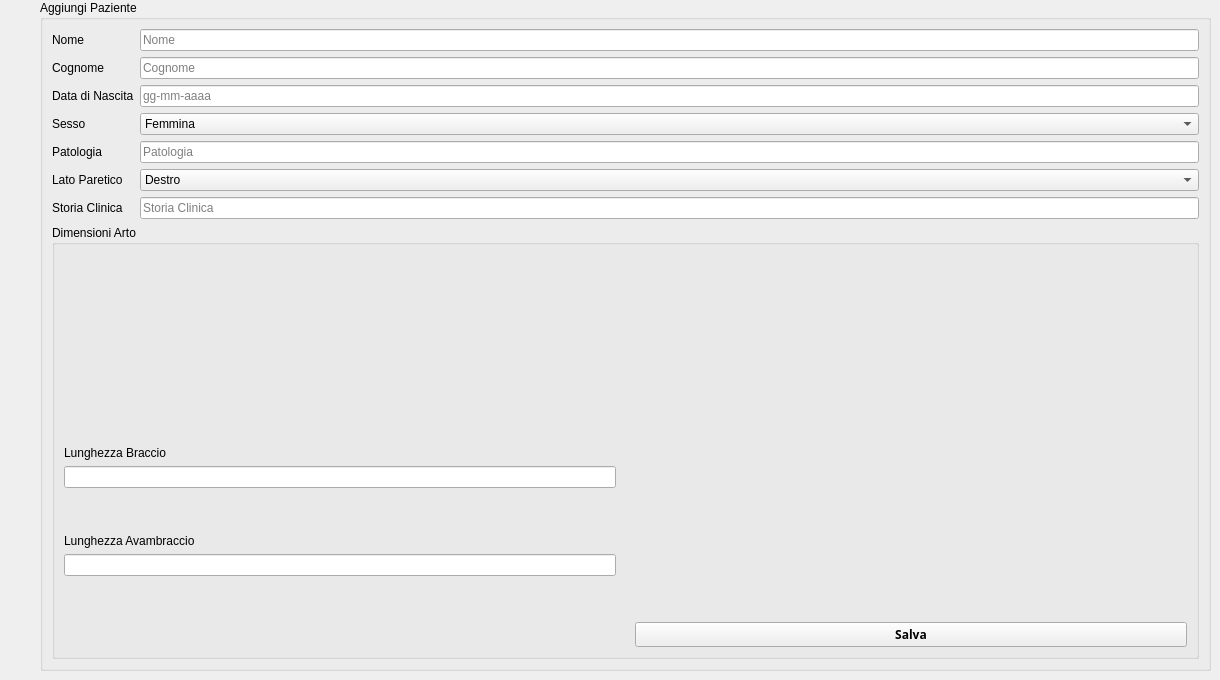
           <widget class="QWidget" name="page_4">
            <widget class="QGroupBox" name="groupBox_7">
             <property name="geometry">
              <rect>
               <x>40</x>
               <y>0</y>
               <width>1171</width>
               <height>671</height>
              </rect>
             </property>
             <property name="sizePolicy">
              <sizepolicy hsizetype="Expanding" vsizetype="Expanding">
               <horstretch>0</horstretch>
               <verstretch>0</verstretch>
              </sizepolicy>
             </property>
             <property name="title">
              <string>Aggiungi Paziente</string>
             </property>
             <layout class="QGridLayout" name="gridLayout_12">
              <item row="0" column="0">
               <widget class="QLabel" name="label_nome">
                <property name="text">
                 <string>Nome</string>
                </property>
               </widget>
              </item>
              <item row="0" column="1">
               <widget class="QLineEdit" name="lineEdit_nome">
                <property name="placeholderText">
                 <string>Nome </string>
                </property>
               </widget>
              </item>
              <item row="1" column="0">
               <widget class="QLabel" name="label_cognome">
                <property name="text">
                 <string>Cognome</string>
                </property>
               </widget>
              </item>
              <item row="1" column="1">
               <widget class="QLineEdit" name="lineEdit_cognome">
                <property name="placeholderText">
                 <string>Cognome</string>
                </property>
               </widget>
              </item>
              <item row="2" column="0">
               <widget class="QLabel" name="label_datanascita">
                <property name="text">
                 <string>Data di Nascita</string>
                </property>
               </widget>
              </item>
              <item row="2" column="1">
               <widget class="QLineEdit" name="lineEdit_datanascita">
                <property name="placeholderText">
                 <string>gg-mm-aaaa</string>
                </property>
               </widget>
              </item>
              <item row="3" column="0">
               <widget class="QLabel" name="label_sesso">
                <property name="text">
                 <string>Sesso</string>
                </property>
               </widget>
              </item>
              <item row="3" column="1">
               <widget class="QComboBox" name="comboBox_sesso">
                <item>
                 <property name="text">
                  <string>Femmina</string>
                 </property>
                </item>
                <item>
                 <property name="text">
                  <string>Maschio</string>
                 </property>
                </item>
               </widget>
              </item>
              <item row="4" column="0">
               <widget class="QLabel" name="label_patologia">
                <property name="text">
                 <string>Patologia</string>
                </property>
               </widget>
              </item>
              <item row="4" column="1">
               <widget class="QLineEdit" name="lineEdit_patologia">
                <property name="placeholderText">
                 <string>Patologia</string>
                </property>
               </widget>
              </item>
              <item row="5" column="0">
               <widget class="QLabel" name="label_latodominante">
                <property name="text">
                 <string>Lato Paretico</string>
                </property>
               </widget>
              </item>
              <item row="5" column="1">
               <widget class="QComboBox" name="comboBox_latodominante">
                <item>
                 <property name="text">
                  <string>Destro</string>
                 </property>
                </item>
                <item>
                 <property name="text">
                  <string>Sinistro</string>
                 </property>
                </item>
               </widget>
              </item>
              <item row="6" column="0">
               <widget class="QLabel" name="label_storiaclinica">
                <property name="text">
                 <string>Storia Clinica</string>
                </property>
               </widget>
              </item>
              <item row="6" column="1">
               <widget class="QLineEdit" name="lineEdit_storiaclinica">
                <property name="placeholderText">
                 <string>Storia Clinica</string>
                </property>
               </widget>
              </item>
              <item row="7" column="0" colspan="2">
               <widget class="QGroupBox" name="groupBox_8">
                <property name="title">
                 <string>Dimensioni Arto</string>
                </property>
                <layout class="QGridLayout" name="gridLayout_13">
                 <item row="2" column="3">
                  <spacer name="horizontalSpacer_3">
                   <property name="orientation">
                    <enum>Qt::Horizontal</enum>
                   </property>
                   <property name="sizeHint" stdset="0">
                    <size>
                     <width>40</width>
                     <height>20</height>
                    </size>
                   </property>
                  </spacer>
                 </item>
                 <item row="4" column="3">
                  <widget class="QPushButton" name="pushButton_salva">
                   <property name="font">
                    <font>
                     <family>Sans</family>
                     <weight>75</weight>
                     <bold>true</bold>
                    </font>
                   </property>
                   <property name="text">
                    <string>Salva</string>
                   </property>
                   <property name="icon">
                    <iconset>
                     <normaloff>../resources/images/img/icone/Save.png</normaloff>../resources/images/img/icone/Save.png</iconset>
                   </property>
                  </widget>
                 </item>
                 <item row="3" column="1">
                  <layout class="QVBoxLayout" name="verticalLayout_7">
                   <item>
                    <widget class="QLabel" name="label_avambraccio">
                     <property name="text">
                      <string>Lunghezza Avambraccio</string>
                     </property>
                    </widget>
                   </item>
                   <item>
                    <widget class="QLineEdit" name="lineEdit_avambraccio"/>
                   </item>
                   <item>
                    <spacer name="verticalSpacer_15">
                     <property name="orientation">
                      <enum>Qt::Vertical</enum>
                     </property>
                     <property name="sizeHint" stdset="0">
                      <size>
                       <width>20</width>
                       <height>40</height>
                      </size>
                     </property>
                    </spacer>
                   </item>
                  </layout>
                 </item>
                 <item row="0" column="1">
                  <spacer name="verticalSpacer_16">
                   <property name="orientation">
                    <enum>Qt::Vertical</enum>
                   </property>
                   <property name="sizeHint" stdset="0">
                    <size>
                     <width>20</width>
                     <height>40</height>
                    </size>
                   </property>
                  </spacer>
                 </item>
                 <item row="1" column="1">
                  <spacer name="verticalSpacer_17">
                   <property name="orientation">
                    <enum>Qt::Vertical</enum>
                   </property>
                   <property name="sizeHint" stdset="0">
                    <size>
                     <width>20</width>
                     <height>40</height>
                    </size>
                   </property>
                  </spacer>
                 </item>
                 <item row="2" column="2" rowspan="2">
                  <widget class="QLabel" name="label_4_dx_3">
                   <property name="text">
                    <string/>
                   </property>
                   <property name="pixmap">
                    <pixmap>:/images/bracciodx.png</pixmap>
                   </property>
                   <property name="scaledContents">
                    <bool>true</bool>
                   </property>
                  </widget>
                 </item>
                 <item row="2" column="1">
                  <layout class="QVBoxLayout" name="verticalLayout_8">
                   <item>
                    <spacer name="verticalSpacer_18">
                     <property name="orientation">
                      <enum>Qt::Vertical</enum>
                     </property>
                     <property name="sizeHint" stdset="0">
                      <size>
                       <width>20</width>
                       <height>40</height>
                      </size>
                     </property>
                    </spacer>
                   </item>
                   <item>
                    <widget class="QLabel" name="label_braccio">
                     <property name="text">
                      <string>Lunghezza Braccio</string>
                     </property>
                    </widget>
                   </item>
                   <item>
                    <widget class="QLineEdit" name="lineEdit_braccio"/>
                   </item>
                   <item>
                    <spacer name="verticalSpacer_19">
                     <property name="orientation">
                      <enum>Qt::Vertical</enum>
                     </property>
                     <property name="sizeHint" stdset="0">
                      <size>
                       <width>20</width>
                       <height>40</height>
                      </size>
                     </property>
                    </spacer>
                   </item>
                  </layout>
                 </item>
                </layout>
               </widget>
              </item>
             </layout>
            </widget>
           </widget>
